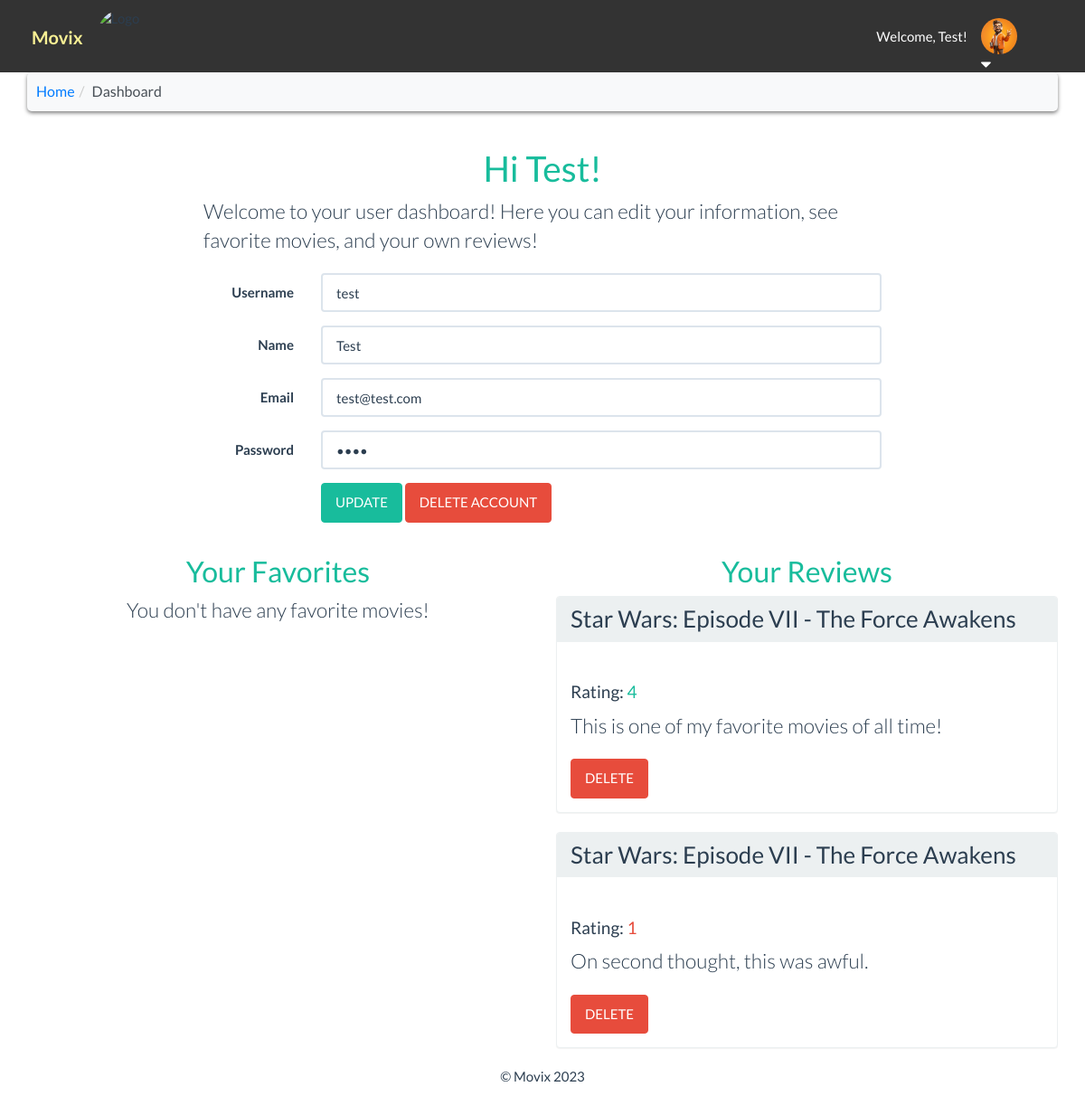
The page /useraccount.php (signed in) on the database its author committed.
### tables this page shows
CREATE TABLE `users` (
  `user_id` int(11) unsigned NOT NULL AUTO_INCREMENT,
  `user_name` varchar(50) NOT NULL DEFAULT '',
  `user_full_name` varchar(150) NOT NULL DEFAULT '',
  `user_email` varchar(255) NOT NULL DEFAULT '',
  `user_password` varchar(255) NOT NULL DEFAULT '',
  `user_role` int(11) NOT NULL,
  `profilePicturePath` varchar(255) NOT NULL DEFAULT '', 
  PRIMARY KEY (`user_id`)
);

CREATE TABLE `reviews` (
  `review_id` int(11) unsigned NOT NULL AUTO_INCREMENT,
  `review_movie_id` int(11) unsigned NOT NULL,
  `review_user_id` int(11) unsigned NOT NULL,
  `review_rating` int(11) NOT NULL,
  `review_content` varchar(255) NOT NULL DEFAULT '',
  PRIMARY KEY (`review_id`),
  KEY `users_foreign_key` (`review_user_id`),
  KEY `movies_foreign_key` (`review_movie_id`),
  CONSTRAINT `movies_foreign_key` FOREIGN KEY (`review_movie_id`) REFERENCES `movies` (`movie_id`) ON DELETE CASCADE ON UPDATE CASCADE,
  CONSTRAINT `users_foreign_key` FOREIGN KEY (`review_user_id`) REFERENCES `users` (`user_id`) ON DELETE CASCADE ON UPDATE CASCADE
);

CREATE TABLE `movies` (
  `movie_id` int(11) unsigned NOT NULL AUTO_INCREMENT,
  `movie_name` varchar(255) NOT NULL DEFAULT '',
  `movie_year` int(4) NOT NULL,
  `movie_rating` varchar(10) NOT NULL DEFAULT '',
  `movie_bio` varchar(255) DEFAULT NULL,
  `movie_img` varchar(200) NOT NULL,
  PRIMARY KEY (`movie_id`)
);

### useraccount.php (the view, shortened to what this page needs)
<?php
require_once ('includes/header.php');
require_once ('includes/database.php');
$session_id = $_SESSION['id'];
$user_id = $session_id;
$query_str = "SELECT * FROM users where user_id = ". $user_id;
$review_str = "select review_content, review_id, review_rating, movie_name, movie_id from reviews join movies on reviews.review_movie_id=movies.movie_id where reviews.review_user_id=" . $user_id;
$result = $conn->query($query_str);
$review_result = $conn->query($review_str);
$result_row = $result->fetch_assoc();
if (!$result) {
	$errno = $conn->errno;
	$errmsg = $conn->error;
	echo "Selection failed with: ($errno) $errmsg<br/>\n";
	$conn->close();
	exit;
} else {
	?>
	<div class="container wrapper">
		<ul class="breadcrumb">
			<li><a href="index.php">Home</a></li>
			<li class="active">Dashboard</li>
		</ul>
		<div class="row">
			<div class="col-xs-8 col-xs-offset-2">
				<h1 class="text-center text-success">Hi <?php
				echo $name; ?>!</h1>
				<p class="lead">Welcome to your user dashboard! Here you can edit your information, see favorite movies, and your own reviews!</p>
			</div>
		</div>
		<div class="row">
			<div class="col-xs-8 col-xs-offset-2">
				<form name="edituser" class="form-horizontal" role="form" action="updateaccount.php" method="get" enctype="text/plain">
					<div class="form-group">
						<label for="newUserName" class="col-sm-2 control-label">Username</label>
						<div class="col-sm-10">
							<input type="text" class="form-control" id="newUserName" name="username" value="<?php echo $result_row['user_name']; ?>" required>
						</div>
					</div>
					<div class="form-group">
						<label for="newName" class="col-sm-2 control-label">Name</label>
						<div class="col-sm-10">
							<input type="text" class="form-control" id="newName" name="name" value="<?php echo $result_row['user_full_name']; ?>" required>
						</div>
					</div>
					<div class="form-group">
						<label for="newEmail" class="col-sm-2 control-label">Email</label>
						<div class="col-sm-10">
							<input type="email" class="form-control" id="newEmail" name="email" value="<?php echo $result_row['user_email']; ?>" required>
						</div>
					</div>
					<div class="form-group">
						<label for="newPassword" class="col-sm-2 control-label">Password</label>
						<div class="col-sm-10">
							<input type="password" class="form-control" id="newPassword" name="password" value="<?php echo $result_row['user_password']; ?>" required>
						</div>
					</div>
					<div class="form-group">
						<div class="col-sm-offset-2 col-sm-10">
							<a href="javascript:document.edituser.submit()" class="btn btn-success">UPDATE</a>
							<a class="btn btn-danger" href="deleteuser.php?id=<?php echo $result_row['user_id'] ?>">DELETE ACCOUNT</a>
						</div>
					</div>
				</form>
			</div>
		</div>
		<div class="row">
			<div class="col-xs-6">
				<h2 class="text-center text-success">Your Favorites</h2>
				<?php
				if (isset($items)) {
					$items_count_value = array_count_values($items);
					foreach ($items_count_value as $id => $qty) {
						$query_str = "SELECT * FROM movies WHERE movie_id=" . $id;
						$result = $conn->query($query_str);
						$result_row = $result->fetch_assoc();
						$id = $result_row['movie_id'];
						$img = $result_row['movie_img'];
						$title = "<a href='moviedetails.php?id= " . $result_row['movie_id'] . "'>" . $result_row['movie_name'] . "</a>";
						?>
						<div class="row movie-list">
							<div class="col-xs-12">
								<div class="panel panel-default">
									<div class="panel-heading">
										<h3 class="panel-title">
											<?php echo "$title";?>
										</h3>
									</div>
								</div>
							</div>
						</div>
					<?php
					}
				}else {
					echo "<p class='lead text-center'>You don't have any favorite movies!</p>";
				}
				?>
			</div>
			<div class="col-xs-6">
				<h2 class="text-center text-success">Your Reviews</h2>
				<?php
					while ($review_row = $review_result->fetch_assoc()) { ?>
						<div class="panel panel-default">
							<div class="panel-heading movie-list">
								<h3 class="panel-title">
									<a href="moviedetails.php?id=<?= $review_row['movie_id'] ?>"><?= $review_row['movie_name'] ?></a>
								</h3>
							</div>
							<div class="panel-body">
								<h4>Rating: <span class="<?php
									if ($review_row['review_rating'] >= 4) {
										echo 'text-success';
									} elseif ($review_row['review_rating'] < 2) {
										echo 'text-danger';
									}
									?>"> <?= $review_row['review_rating'] ?></span></h4>
								<p class="lead"><?= $review_row['review_content'] ?></p>
								<a class="btn btn-danger" href="deletereview.php?id=<?= $review_row['review_id'] ?>">DELETE</a>
							</div>
						</div>
					<?php
					} ?>
			</div>
		</div>
	</div>
<?php
}
include('includes/footer.php');
?>

### rows shown on the page
users: username "test", name "Test", email "test@test.com"
reviews: review_movie.movie_name "Star Wars: Episode VII - The Force Awakens", review_rating "4", review_content "This is one of my favorite movies of all time!"
reviews: review_movie.movie_name "Star Wars: Episode VII - The Force Awakens", review_rating "1", review_content "On second thought, this was awful."

### other values the page prints
$name "Test"
